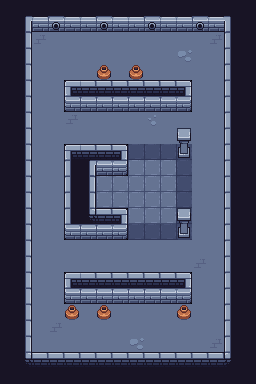

This is a level from a 2D game, rendered from its Tiled map with the project's own tilesets. A one-line summary and the complete map file follow:
An orthogonal 16x24 tile map with 16x16 px tiles, 3 tile layers (base, accessories, foreground) and 4 objects.

<map version="1.10" tiledversion="1.12.0" orientation="orthogonal" renderorder="right-down" width="16" height="24" tilewidth="16" tileheight="16" infinite="0" nextlayerid="8" nextobjectid="9">
 <tileset firstgid="1" source="cryptophage-ts.tsx" />
 <layer id="1" name="base" width="16" height="24">
  <data encoding="csv">
231,231,231,231,231,231,231,231,231,231,231,231,231,231,231,231,
231,263,287,318,287,287,318,287,287,318,287,287,318,287,262,231,
231,232,374,373,373,373,373,373,373,373,373,373,373,374,230,231,
231,232,373,373,373,373,373,373,373,373,373,373,373,373,230,231,
231,232,373,373,373,373,373,373,373,373,373,373,373,373,230,231,
231,232,373,373,202,203,203,203,203,203,203,204,373,373,230,231,
231,232,373,373,258,259,259,259,259,259,259,260,373,373,230,231,
231,232,373,373,374,373,373,373,373,373,373,373,373,373,230,231,
231,232,373,373,373,373,373,373,373,373,373,373,373,373,230,231,
231,232,373,373,202,203,203,204,372,372,372,372,373,373,230,231,
231,232,373,373,230,263,259,260,371,371,371,372,373,373,230,231,
231,232,373,373,230,232,371,371,371,371,371,372,373,373,230,231,
231,232,373,373,230,232,371,371,371,371,371,372,373,373,230,231,
231,232,373,373,230,235,203,204,371,371,371,372,373,373,230,231,
231,232,373,373,258,259,259,260,372,372,372,372,373,373,230,231,
231,232,373,373,373,373,373,373,373,373,373,373,373,373,230,231,
231,232,373,373,373,373,373,373,373,373,373,373,374,373,230,231,
231,232,373,373,202,203,203,203,203,203,203,204,373,373,230,231,
231,232,373,373,258,259,259,259,259,259,259,260,373,373,230,231,
231,232,373,373,373,373,373,373,373,373,373,373,373,373,230,231,
231,232,373,374,373,373,373,373,373,373,373,373,373,373,230,231,
231,232,373,373,373,373,373,373,373,373,373,373,373,374,230,231,
231,235,203,203,203,203,203,203,203,203,203,203,203,203,234,231,
231,231,231,231,231,231,231,231,231,231,231,231,231,231,231,231
</data>
 </layer>
 <layer id="2" name="accessories" width="16" height="24">
  <data encoding="csv">
0,0,0,0,0,0,0,0,0,0,0,0,0,0,0,0,
0,0,0,0,0,0,0,0,0,0,0,0,0,0,0,0,
0,0,0,0,0,0,0,0,0,0,0,0,0,0,0,0,
0,0,0,0,0,0,0,0,0,0,0,376,0,0,0,0,
0,0,0,0,0,0,339,0,339,0,0,0,0,0,0,0,
0,0,0,0,0,0,0,0,0,0,0,0,0,0,0,0,
0,0,0,0,0,0,0,0,0,0,0,0,0,0,0,0,
0,0,0,0,0,0,0,0,0,377,0,0,0,0,0,0,
0,0,0,0,0,0,0,0,0,0,0,0,0,0,0,0,
0,0,0,0,0,0,0,0,0,0,0,538,0,0,0,0,
0,0,0,0,0,0,0,0,0,0,0,0,0,0,0,0,
0,0,0,0,0,0,0,0,0,0,0,0,0,0,0,0,
0,0,0,0,0,0,0,0,0,0,0,0,0,0,0,0,
0,0,0,0,0,0,0,0,0,0,0,0,0,0,0,0,
0,0,0,0,0,0,0,0,0,0,0,538,0,0,0,0,
0,0,0,0,0,0,0,0,0,0,0,0,0,0,0,0,
0,0,0,0,0,0,0,0,0,0,0,0,0,0,0,0,
0,0,0,0,0,0,0,0,0,0,0,0,0,0,0,0,
0,0,0,0,0,0,0,0,0,0,0,0,0,0,0,0,
0,0,0,0,339,0,339,0,0,0,0,339,0,0,0,0,
0,0,0,0,0,0,0,0,0,0,0,0,0,0,0,0,
0,0,0,0,0,0,0,0,376,0,0,0,0,0,0,0,
0,0,0,0,0,0,0,0,0,0,0,0,0,0,0,0,
0,0,0,0,0,0,0,0,0,0,0,0,0,0,0,0
</data>
 </layer>
 <objectgroup id="4" name="p-entrances-left">
  <object id="7" x="16" y="32" width="16" height="320" />
 </objectgroup>
 <objectgroup id="5" name="p-entrances-right">
  <object id="6" x="224" y="32" width="16" height="320" />
 </objectgroup>
 <objectgroup id="6" name="p-entrances-up">
  <object id="5" x="32" y="16" width="192" height="16" />
 </objectgroup>
 <objectgroup id="7" name="p-entrances-down">
  <object id="8" x="32" y="352" width="192" height="16" />
 </objectgroup>
 <layer id="3" name="foreground" width="16" height="24">
  <data encoding="csv">
0,0,0,0,0,0,0,0,0,0,0,0,0,0,0,0,
0,0,0,0,0,0,0,0,0,0,0,0,0,0,0,0,
0,0,0,0,0,0,0,0,0,0,0,0,0,0,0,0,
0,0,0,0,0,0,0,0,0,0,0,0,0,0,0,0,
0,0,0,0,0,0,0,0,0,0,0,0,0,0,0,0,
0,0,0,0,0,0,0,0,0,0,0,0,0,0,0,0,
0,0,0,0,0,0,0,0,0,0,0,0,0,0,0,0,
0,0,0,0,0,0,0,0,0,0,0,0,0,0,0,0,
0,0,0,0,0,0,0,0,0,0,0,510,0,0,0,0,
0,0,0,0,0,0,0,0,0,0,0,0,0,0,0,0,
0,0,0,0,0,0,0,0,0,0,0,0,0,0,0,0,
0,0,0,0,0,0,0,0,0,0,0,0,0,0,0,0,
0,0,0,0,0,0,0,0,0,0,0,0,0,0,0,0,
0,0,0,0,0,0,0,0,0,0,0,510,0,0,0,0,
0,0,0,0,0,0,0,0,0,0,0,0,0,0,0,0,
0,0,0,0,0,0,0,0,0,0,0,0,0,0,0,0,
0,0,0,0,0,0,0,0,0,0,0,0,0,0,0,0,
0,0,0,0,0,0,0,0,0,0,0,0,0,0,0,0,
0,0,0,0,0,0,0,0,0,0,0,0,0,0,0,0,
0,0,0,0,0,0,0,0,0,0,0,0,0,0,0,0,
0,0,0,0,0,0,0,0,0,0,0,0,0,0,0,0,
0,0,0,0,0,0,0,0,0,0,0,0,0,0,0,0,
0,0,0,0,0,0,0,0,0,0,0,0,0,0,0,0,
0,0,0,0,0,0,0,0,0,0,0,0,0,0,0,0
</data>
 </layer>
</map>
